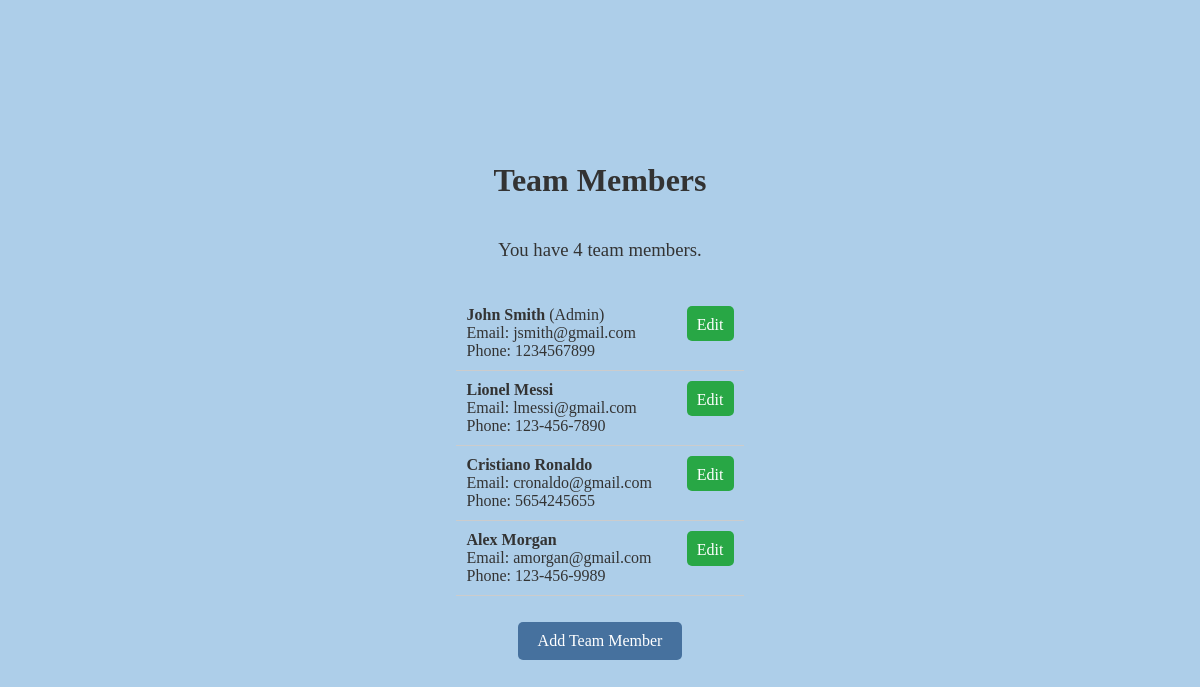
Page /api/ on the earlier database version.
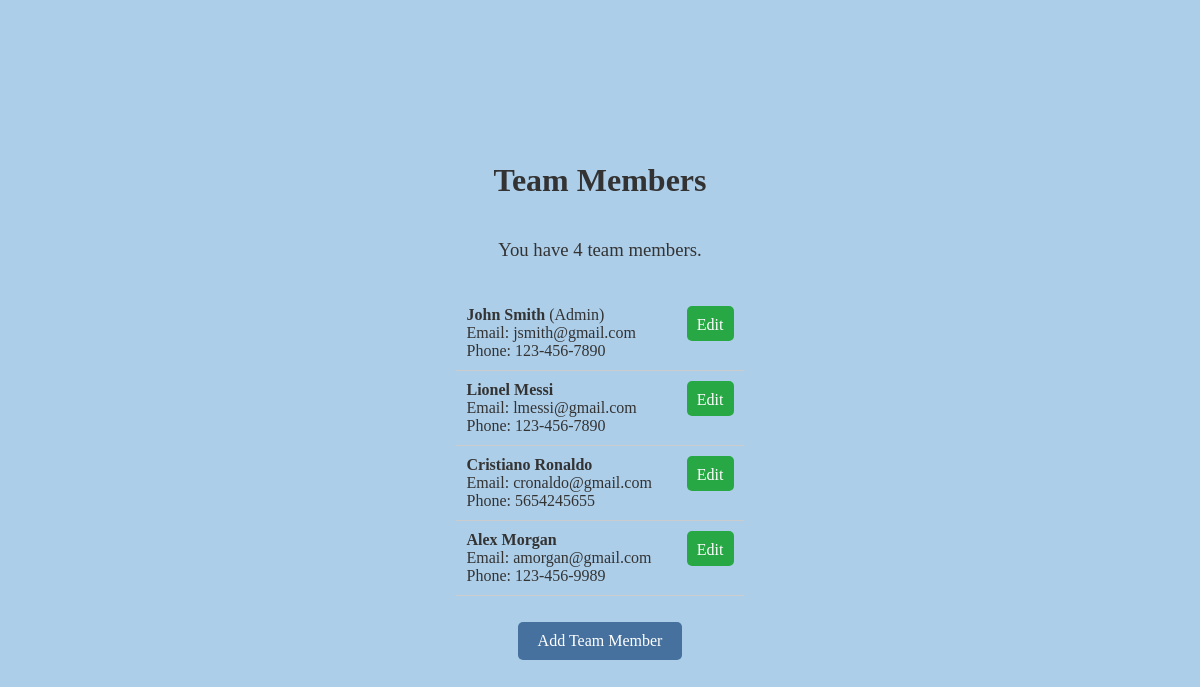
Same page on the later database version.
### myapp/models.py (models this page shows, shortened)
class TeamMember(models.Model):
    ROLE_CHOICES = [
        ('admin', 'Admin'),
        ('regular', 'Regular'),
    ]
    first_name = models.CharField(max_length=100)
    last_name = models.CharField(max_length=100)
    email = models.EmailField(unique=True)
    phone_number = models.CharField(
    max_length=17,
    blank=True,
    null=True
  )
    role = models.CharField(max_length=100)
    created_at = models.DateTimeField(auto_now_add=True)

### myapp/views.py (the view)
# urls.py: path('', team_members_list, name='team_members_list'),
def team_members_list(request):
    team_members = TeamMember.objects.all()
    return render(request, 'team_members_list.html', {'team_members': team_members})

### myapp/templates/team_members_list.html (shortened to what this page needs)
{% extends 'base.html' %}
{% block content %}
</head>
<body>
    <h1>Team Members</h1>
    <h3> You have {{ team_members|length }} team members. </h3>
    <ul class="team-list">
        {% for member in team_members %}
        <li>
            <span>
                <strong>{{ member.first_name }} {{ member.last_name }}</strong>
                {% if member.role == 'admin' %}
                    (Admin)
                {% endif %}
                <br>
                Email: {{ member.email }}<br>
                Phone: {{ member.phone_number }}<br>
            </span>
            <a href="{% url 'edit_team_member' member.id %}" class="edit-button">Edit</a>
        </li>
        {% endfor %}
    </ul>
    <a href="{% url 'add_team_member' %}" class="add-button"> Add Team Member</a>
</body>
</html>
{% endblock %}

Differences in the rows shown:
changed TeamMember "John": phone_number "1234567899" → "123-456-7890"
